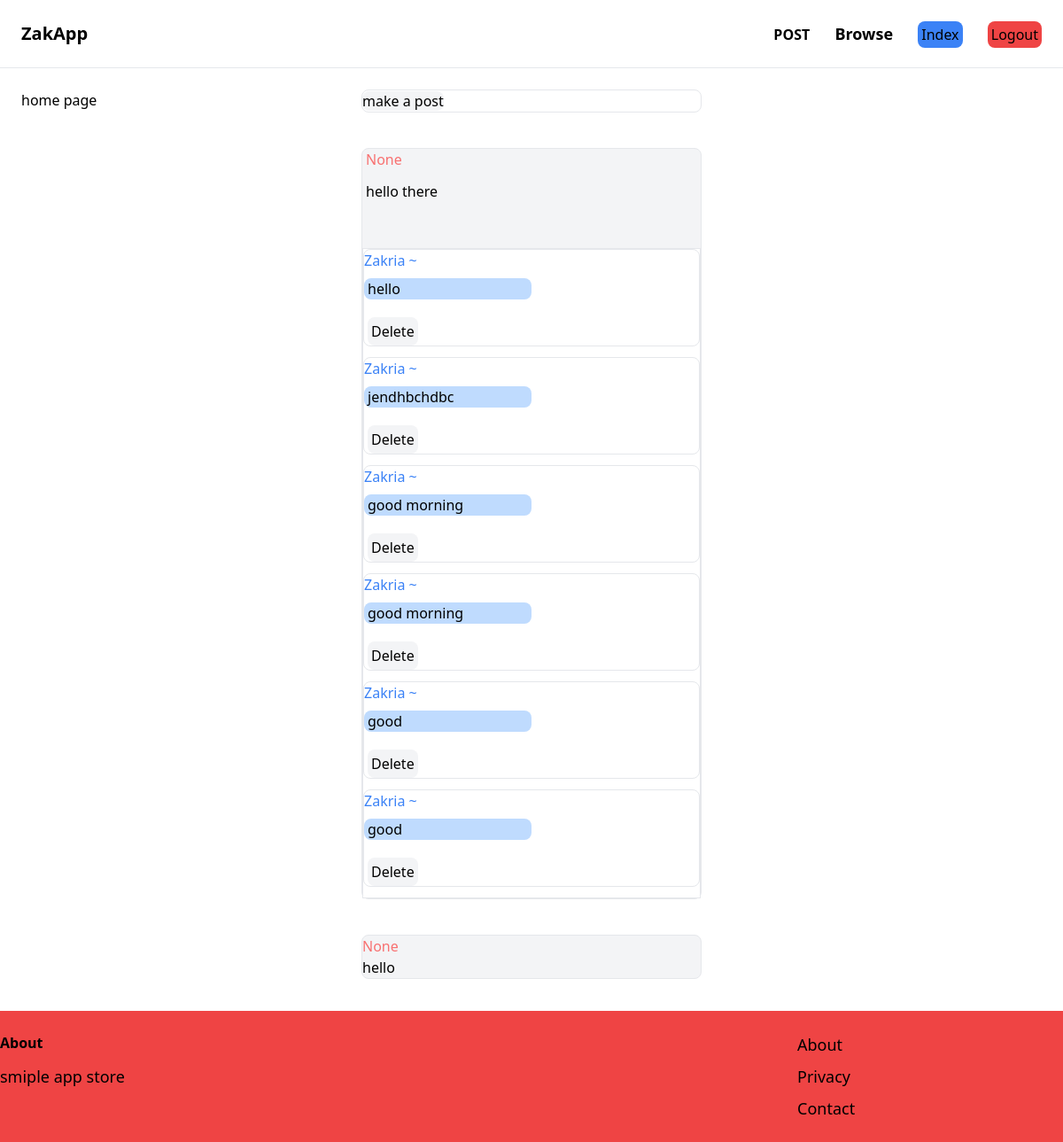
Page /app1/comment/2/ (signed in) on the committed database.
### app1/models.py (models this page shows, shortened)
class Comment(models.Model):
    name = models.ForeignKey(settings.AUTH_USER_MODEL,on_delete=models.CASCADE)
    comment = models.CharField(max_length=250)
    post = models.ForeignKey(Post,on_delete=models.SET_NULL, null=True,related_name="message")
    created_at = models.DateTimeField(auto_now_add=True)

class Post(models.Model):
    name = models.ForeignKey(User,on_delete=models.CASCADE,null=True)
    text = models.CharField(max_length=500)
    image = models.ImageField(upload_to="media/",blank=True,null=True)
    posted_at = models.DateTimeField(auto_now_add=True)
    def __str__(self):
        return f"{self.name}: {self.text}"

### app1/views.py (the view)
# urls.py: path('comment/<int:id>/',views.comment_view,name="comment"),
@login_required
def comment_view(request,id):
    user_auth = request.user.is_authenticated
    if request.method == "POST":
        comment = request.POST['comment']
        if comment:
            username =  request.user
            post = Post.objects.get(id=id)
            comments = Comment(name=username,comment=comment,post=post)
            comments.save()
            get_comments = Comment.objects.filter(post=post)
            for item in get_comments :
                item = item
                get_user = item.name
            if username == get_user:
                delete_comment = True
            context = {"comments":get_comments,"item":item,"delete_comment":delete_comment,"authenticate":user_auth}
        return render(request,"main/comment.html",context)
    else:
        post = Post.objects.get(id=id)
        get_comments = Comment.objects.filter(post=post)
        related_posts = Post.objects.filter(name=post.name).exclude(id=id)
        print(related_posts)
        for item in get_comments :
                item = item
                get_user = item.name
        if request.user == get_user:
            delete_comment = True
        context = {"comments":get_comments,"item":item,"delete_comment":delete_comment,
                   "authenticate":user_auth,"posts":related_posts}
        return render(request,"main/comment.html",context)

### app1/templates/main/comment.html (shortened to what this page needs)
{% extends "main/layout.html" %}
{% block content %}
{% load static %}
<div class="grid grid-cols-3">
    <h3>home page</h3>
    <div class="item-center m-full">
        <div class="w-full bg-white-100 rounded-lg border w-full">
            <div>
                <a href="#" class="rounded-lg bg-gray-100 w-full">make a post</a>
            </div>
        </div>
        <div class="grid grid-cols-1 bg-gray-100 border rounded-lg mt-10 w-full">
            <div>
                <a href="#" class="text-red-400 rounded-lg py-1 px-1 ">{{ item.post.name }}</a>
                <p class="py-3 px-1 bg-white-100 ">{{item.post.text}}</p>
            </div>
            <div class="bg-white border mt-10">
                {% for comment in comments %}
                    <div class="grid grid-cols-1 border rounded-lg gap-2 mb-3 w-auto">
                        <p class="text-blue-500">{{comment.name}} ~</p>
                        <p class="px-1 mb-3 w-1/2 bg-blue-200 rounded-lg"> {{comment.comment}}</p>
                        {% if delete_comment %}
                        <div>
                            <form action="{% url 'delete_comment' comment.id %}" method="post">
                                <button type="submit" class="bg-gray-100 ml-1 py-1 px-1 rounded-lg hover:bg-red-500">Delete</button>
                            </form>
                        </div>
                        {% endif %}
                    </div>
                {% endfor %}
            </div>
        </div>
        <div class="mt-10" >
            {% if posts %}
            <div  class="grid grid-cols-1 gap-3" >
                {% for post in posts %}
                <div class="border rounded-lg mb-3 bg-gray-100">
                    <p class="text-red-400">{{ post.name }}</p>
                    <p>{{post.text}}</p>
                </div>
                {% endfor %}
            </div>
            {% endif %}
        </div>
    </div>
</div>
{% endblock %}

### rows in the picture
Comment: post.name "None", post.text "hello there", name "Zakria", comment "good"
Comment: name "Zakria", comment "hello"
Comment: name "Zakria", comment "jendhbchdbc"
Comment: name "Zakria", comment "good morning"
Comment: name "Zakria", comment "good morning"
Comment: name "Zakria", comment "good"
Post: name "None", text "hello"
